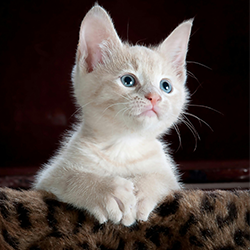
#> input picture aritmatika/cat.png, 250 x 250 px
$ python pengurangan-citra-skalar.py
#> lines starting #> are read from the running program, lines starting #| are printed output that depends on the picture
import cv2
import numpy as np

cat_image = cv2.imread("cat.png")
#> cat_image is the input picture: shape (250, 250, 3); mean B, G, R 66.7, 70.4, 80.9
brightness_factor = 50

row = len(cat_image)
#> row = 250
col = len(cat_image[0])
#> col = 250

b = cat_image[:, :, 0]
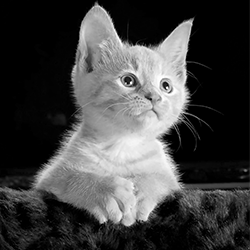
#> b: shape (250, 250); min 0, max 255, mean 66.7
g = cat_image[:, :, 1]
r = cat_image[:, :, 2]
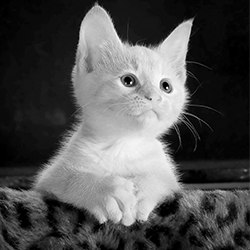
#> r: shape (250, 250); min 0, max 255, mean 80.9

brightened_b = np.zeros((row, col), dtype=np.uint8)
brightened_g = np.zeros((row, col), dtype=np.uint8)
brightened_r = np.zeros((row, col), dtype=np.uint8)

for i in range(row):
    for j in range(col):
        temp_b = b[i, j] - brightness_factor
        if temp_b < 0:
            brightened_b[i, j] = 0
        else:
            brightened_b[i, j] = temp_b

        temp_g = g[i, j] - brightness_factor
        if temp_g < 0:
            brightened_g[i, j] = 0
        else:
            brightened_g[i, j] = temp_g

        temp_r = r[i, j] - brightness_factor
        if temp_r < 0:
            brightened_r[i, j] = 0
        else:
            brightened_r[i, j] = temp_r
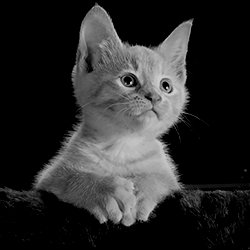
#> brightened_b: shape (250, 250); min 0, max 205, mean 42.8
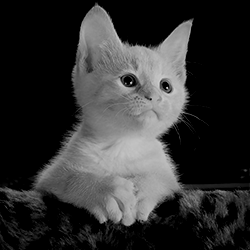
#> brightened_r: shape (250, 250); min 0, max 205, mean 49.1

brightened_cat_image = cv2.merge((brightened_b, brightened_g, brightened_r))
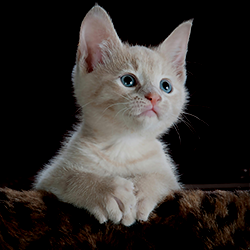
#> brightened_cat_image: shape (250, 250, 3); mean of channels 0, 1, 2 42.8, 45.3, 49.1; drawn as B, G, R

cv2.imshow("Original Cat Image", cat_image)
cv2.imshow("Darkened Cat Image", brightened_cat_image)

cv2.waitKey(0)
cv2.destroyAllWindows()
